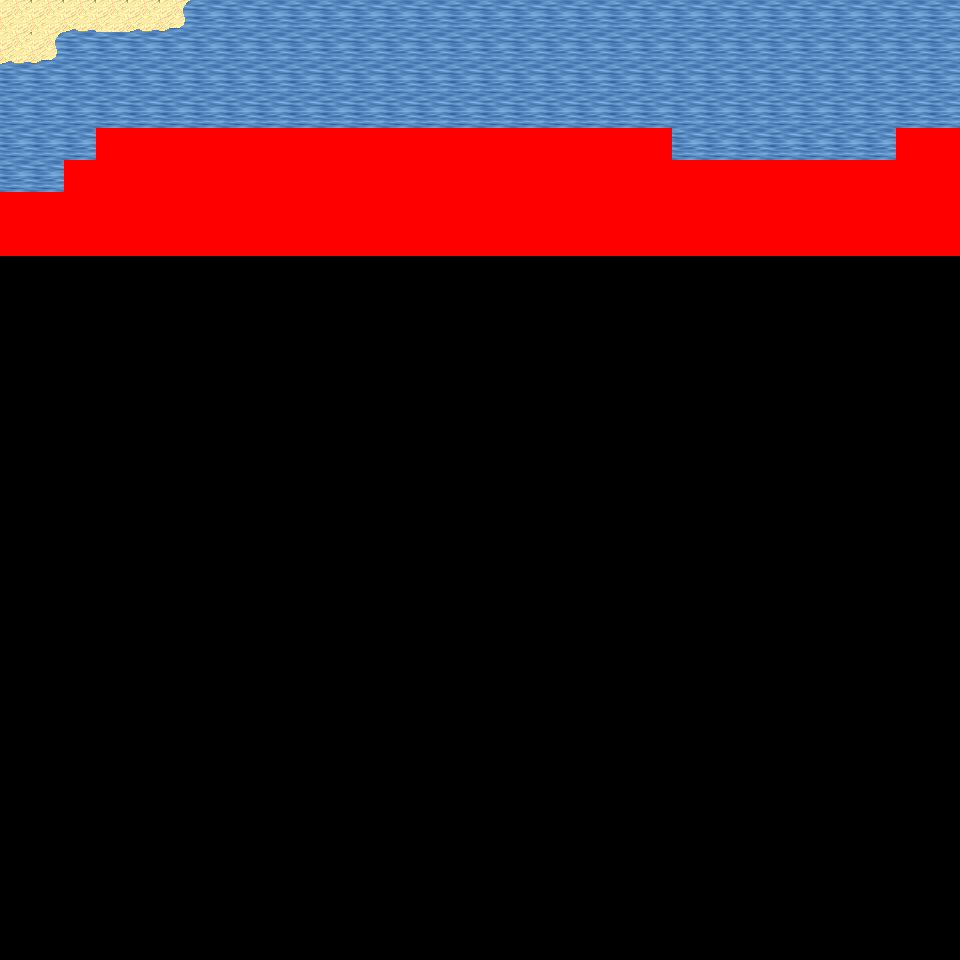

This is a level from a 2D game, rendered from its Tiled map with the project's own tilesets. A one-line summary and the map file follow, with tile-layer data summarised:
An orthogonal 30x30 tile map with 32x32 px tiles, 6 tile layers (Ground, Object, Object2, Above, ...), 27 tilesets and 3 objects (3x mapExit).

<map version="1.0" orientation="orthogonal" renderorder="right-down" width="30" height="30" tilewidth="32" tileheight="32" nextobjectid="4">
  <tileset firstgid="1" name="tileset_logic_collision" tilewidth="32" tileheight="32" tilecount="1" columns="1">
    <image source="../drawable/tileset_logic_collision.png" width="32" height="32" />
  </tileset>
  <tileset firstgid="2" name="tileset_ground_ground" tilewidth="32" tileheight="32" tilecount="33" columns="3">
    <image source="../drawable/tileset_ground_ground.png" width="96" height="352" />
  </tileset>
  <tileset firstgid="35" name="tileset_ground_water_pool" tilewidth="32" tileheight="32" tilecount="72" columns="3">
    <image source="../drawable/tileset_ground_water_pool.png" width="96" height="768" />
  </tileset>
  <tileset firstgid="107" name="tileset_ground_water_pool_corners" tilewidth="32" tileheight="32" tilecount="72" columns="3">
    <image source="../drawable/tileset_ground_water_pool_corners.png" width="96" height="768" />
  </tileset>
  <tileset firstgid="179" name="tileset_ground_grass_edges" tilewidth="32" tileheight="32" tilecount="36" columns="12">
    <image source="../drawable/tileset_ground_grass_edges.png" width="384" height="96" />
  </tileset>
  <tileset firstgid="215" name="tileset_plant_grasses" tilewidth="32" tileheight="32" tilecount="6" columns="3">
    <image source="../drawable/tileset_plant_grasses.png" width="96" height="64" />
  </tileset>
  <tileset firstgid="221" name="tileset_ground_grass_corners" tilewidth="32" tileheight="32" tilecount="24" columns="6">
    <image source="../drawable/tileset_ground_grass_corners.png" width="192" height="128" />
  </tileset>
  <tileset firstgid="245" name="tileset_plant_flower_daisy_white" tilewidth="32" tileheight="32" tilecount="8" columns="2">
    <image source="../drawable/tileset_plant_flower_daisy_white.png" width="64" height="128" />
  </tileset>
  <tileset firstgid="253" name="tileset_item_corpse_huge_animal" tilewidth="32" tileheight="32" tilecount="16" columns="2">
    <image source="../drawable/tileset_item_corpse_huge_animal.png" width="64" height="256" />
  </tileset>
  <tileset firstgid="269" name="tileset_plant_cactus" tilewidth="32" tileheight="32" tilecount="2" columns="1">
    <image source="../drawable/tileset_plant_cactus.png" width="32" height="64" />
  </tileset>
  <tileset firstgid="271" name="tileset_item_corpse_skull_pale" tilewidth="32" tileheight="32" tilecount="2" columns="2">
    <image source="../drawable/tileset_item_corpse_skull_pale.png" width="64" height="32" />
  </tileset>
  <tileset firstgid="273" name="tileset_logic_creature_animal" tilewidth="32" tileheight="32" tilecount="32" columns="8">
    <image source="../drawable/tileset_logic_creature_animal.png" width="256" height="128" />
  </tileset>
  <tileset firstgid="305" name="tileset_logic_creature_golem" tilewidth="32" tileheight="32" tilecount="4" columns="4">
    <image source="../drawable/tileset_logic_creature_golem.png" width="128" height="32" />
  </tileset>
  <tileset firstgid="309" name="tileset_logic_creature_elemental" tilewidth="32" tileheight="32" tilecount="16" columns="8">
    <image source="../drawable/tileset_logic_creature_elemental.png" width="256" height="64" />
  </tileset>
  <tileset firstgid="325" name="tileset_ground_water_pool_deep" tilewidth="32" tileheight="32" tilecount="72" columns="3">
    <image source="../drawable/tileset_ground_water_pool_deep.png" width="96" height="768" />
  </tileset>
  <tileset firstgid="397" name="tileset_plant_tree_palm_trees" tilewidth="32" tileheight="32" tilecount="40" columns="4">
    <image source="../drawable/tileset_plant_tree_palm_trees.png" width="128" height="320" />
  </tileset>
  <tileset firstgid="437" name="tileset_building_roof_straw" tilewidth="32" tileheight="32" tilecount="20" columns="5">
    <image source="../drawable/tileset_building_roof_straw.png" width="160" height="128" />
  </tileset>
  <tileset firstgid="457" name="tileset_item_sign_large" tilewidth="32" tileheight="32" tilecount="15" columns="5">
    <image source="../drawable/tileset_item_sign_large.png" width="160" height="96" />
  </tileset>
  <tileset firstgid="472" name="tileset_item_campfires" tilewidth="32" tileheight="32" tilecount="2" columns="2">
    <image source="../drawable/tileset_item_campfires.png" width="64" height="32" />
  </tileset>
  <tileset firstgid="474" name="tileset_item_firewood" tilewidth="32" tileheight="32" tilecount="12" columns="3">
    <image source="../drawable/tileset_item_firewood.png" width="96" height="128" />
  </tileset>
  <tileset firstgid="486" name="tileset_logic_item_corn" tilewidth="32" tileheight="32" tilecount="5" columns="5">
    <image source="../drawable/tileset_logic_item_corn.png" width="160" height="32" />
  </tileset>
  <tileset firstgid="491" name="tileset_plant_tree_umbrella_thorn" tilewidth="32" tileheight="32" tilecount="18" columns="6">
    <image source="../drawable/tileset_plant_tree_umbrella_thorn.png" width="192" height="96" />
  </tileset>
  <tileset firstgid="509" name="tileset_logic_item_fruits" tilewidth="32" tileheight="32" tilecount="16" columns="8">
    <image source="../drawable/tileset_logic_item_fruits.png" width="256" height="64" />
  </tileset>
  <tileset firstgid="525" name="tileset_ground_sand_2" tilewidth="32" tileheight="32" tilecount="15" columns="5">
    <image source="../drawable/tileset_ground_sand_2.png" width="160" height="96" />
  </tileset>
  <tileset firstgid="540" name="tileset_ground_sand_1" tilewidth="32" tileheight="32" tilecount="10" columns="2">
    <image source="../drawable/tileset_ground_sand_1.png" width="64" height="160" />
  </tileset>
  <tileset firstgid="550" name="tileset_logic_creature_reptile" tilewidth="32" tileheight="32" tilecount="7" columns="7">
    <image source="../drawable/tileset_logic_creature_reptile.png" width="224" height="32" />
  </tileset>
  <tileset firstgid="557" name="tileset_logic_creature_human_cannibal" tilewidth="32" tileheight="32" tilecount="4" columns="4">
    <image source="../drawable/tileset_logic_creature_human_cannibal.png" width="128" height="32" />
  </tileset>
  <layer name="Ground" width="30" height="30">
    <data>[900 cells, 240 non-empty, 10 distinct tile ids]</data>
  </layer>
  <layer name="Object" width="30" height="30">
    <data>[900 cells, 5 non-empty, 2 distinct tile ids]</data>
  </layer>
  <layer name="Object2" width="30" height="30">
    <data>[900 cells, 0 non-empty, 0 distinct tile ids]</data>
  </layer>
  <layer name="Above" width="30" height="30">
    <data>[900 cells, 0 non-empty, 0 distinct tile ids]</data>
  </layer>
  <layer name="Above2" width="30" height="30">
    <data>[900 cells, 0 non-empty, 0 distinct tile ids]</data>
  </layer>
  <layer name="Walkable" width="30" height="30">
    <data>[900 cells, 108 non-empty, 1 distinct tile ids]</data>
  </layer>
  <objectgroup name="MapEvents">
    <object id="1" name="north" type="mapExit" x="0" y="0" width="960" height="32">
      <properties>
        <property name="map" value="level_0_x273_y96" />
        <property name="x" value="0" />
        <property name="y" value="28" />
      </properties>
    </object>
    <object id="2" name="east" type="mapExit" x="928" y="0" width="32" height="128">
      <properties>
        <property name="map" value="level_0_x274_y97" />
        <property name="x" value="1" />
        <property name="y" value="0" />
      </properties>
    </object>
    <object id="3" name="east2" type="mapExit" x="928" y="256" width="32" height="704">
      <properties>
        <property name="map" value="level_0_x274_y97" />
        <property name="x" value="1" />
        <property name="y" value="8" />
      </properties>
    </object>
  </objectgroup>
</map>
